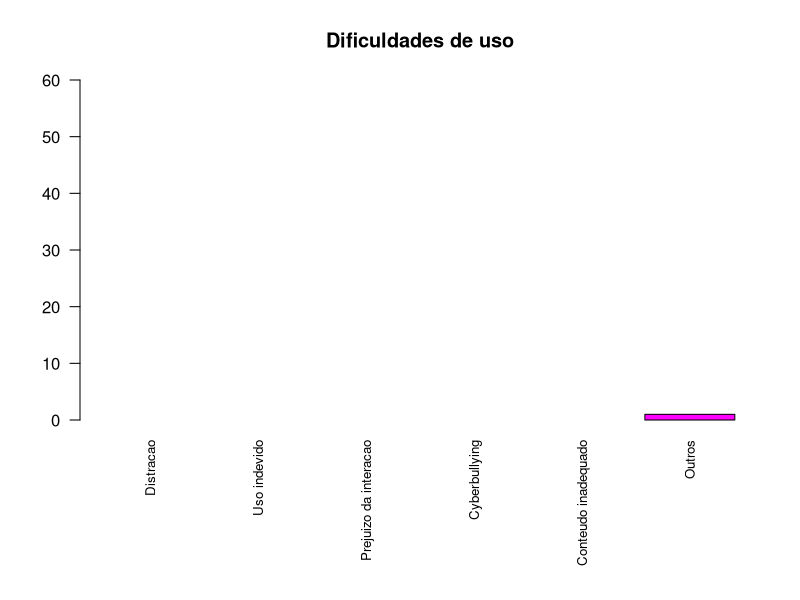

This figure's R source:
#instala o package se necessário
if (!require(readxl)) install.packages('readxl')
library(readxl)

#joga a planilha em "dados"
dados <- read_excel("dados/umses_alunos_2018.xlsx", sheet="dados")

#cria o vetor "dificuldades" com a quantidade de pessoas que responderam "sim" a cada uma
#das perguntas da seção 5, na ordem expressa em "rotulos"
dificuldades <- c(sum(dados$distracao), sum(dados$usoindev), sum(dados$prejintera), sum(dados$bulling), sum(dados$continadeq), 1)

rotulos <- c("Distracao", "Uso indevido", "Prejuizo da interacao", "Cyberbullying", "Conteudo inadequado", "Outros")

#Inicia a geração da imagem
png(filename="gráficos/Secao5_barplot.png", width = 800, height = 600, pointsize = 20)

#muda as margens do gráfico para que o texto não seja cortado
par(mar = c(9,4,4,2))

#"las = 2" faz o texto ficar na vertical; "cex.names" diminui o tamanho do texto; "ylim" determina
#o mínimo e máximo do eixo y
barplot(dificuldades, col = rainbow(6),
        main = "Dificuldades de uso",
        horiz = F, las = 2,  names.arg = rotulos, cex.names = 0.8, ylim = c(0,60))

#encerra o salvamento da imagem
dev.off()

